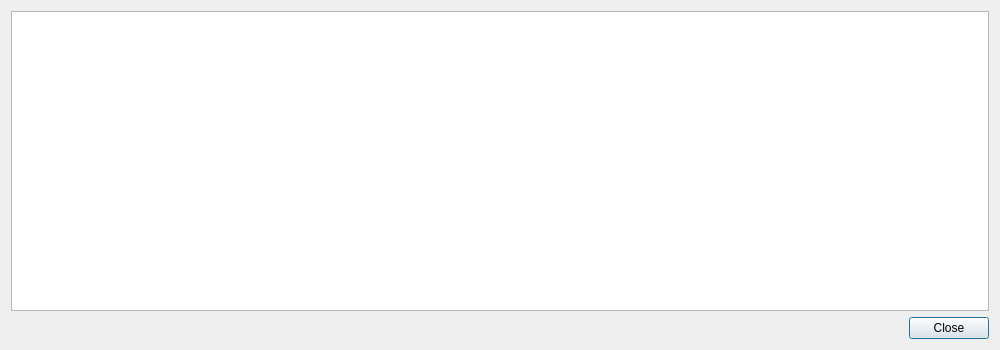
<?xml version="1.0" encoding="UTF-8"?>
<ui version="4.0">
 <class>CmdDialog</class>
 <widget class="QDialog" name="CmdDialog">
  <property name="geometry">
   <rect>
    <x>0</x>
    <y>0</y>
    <width>1000</width>
    <height>350</height>
   </rect>
  </property>
  <property name="windowTitle">
   <string>Command</string>
  </property>
  <layout class="QVBoxLayout" name="verticalLayout">
   <item>
    <widget class="QPlainTextEdit" name="textEdit">
     <property name="undoRedoEnabled">
      <bool>false</bool>
     </property>
     <property name="readOnly">
      <bool>true</bool>
     </property>
    </widget>
   </item>
   <item>
    <widget class="QDialogButtonBox" name="buttonBox">
     <property name="orientation">
      <enum>Qt::Horizontal</enum>
     </property>
     <property name="standardButtons">
      <set>QDialogButtonBox::Close</set>
     </property>
     <property name="centerButtons">
      <bool>false</bool>
     </property>
    </widget>
   </item>
  </layout>
 </widget>
 <resources/>
 <connections>
  <connection>
   <sender>buttonBox</sender>
   <signal>accepted()</signal>
   <receiver>CmdDialog</receiver>
   <slot>accept()</slot>
   <hints>
    <hint type="sourcelabel">
     <x>248</x>
     <y>254</y>
    </hint>
    <hint type="destinationlabel">
     <x>157</x>
     <y>274</y>
    </hint>
   </hints>
  </connection>
  <connection>
   <sender>buttonBox</sender>
   <signal>rejected()</signal>
   <receiver>CmdDialog</receiver>
   <slot>reject()</slot>
   <hints>
    <hint type="sourcelabel">
     <x>316</x>
     <y>260</y>
    </hint>
    <hint type="destinationlabel">
     <x>286</x>
     <y>274</y>
    </hint>
   </hints>
  </connection>
 </connections>
</ui>
